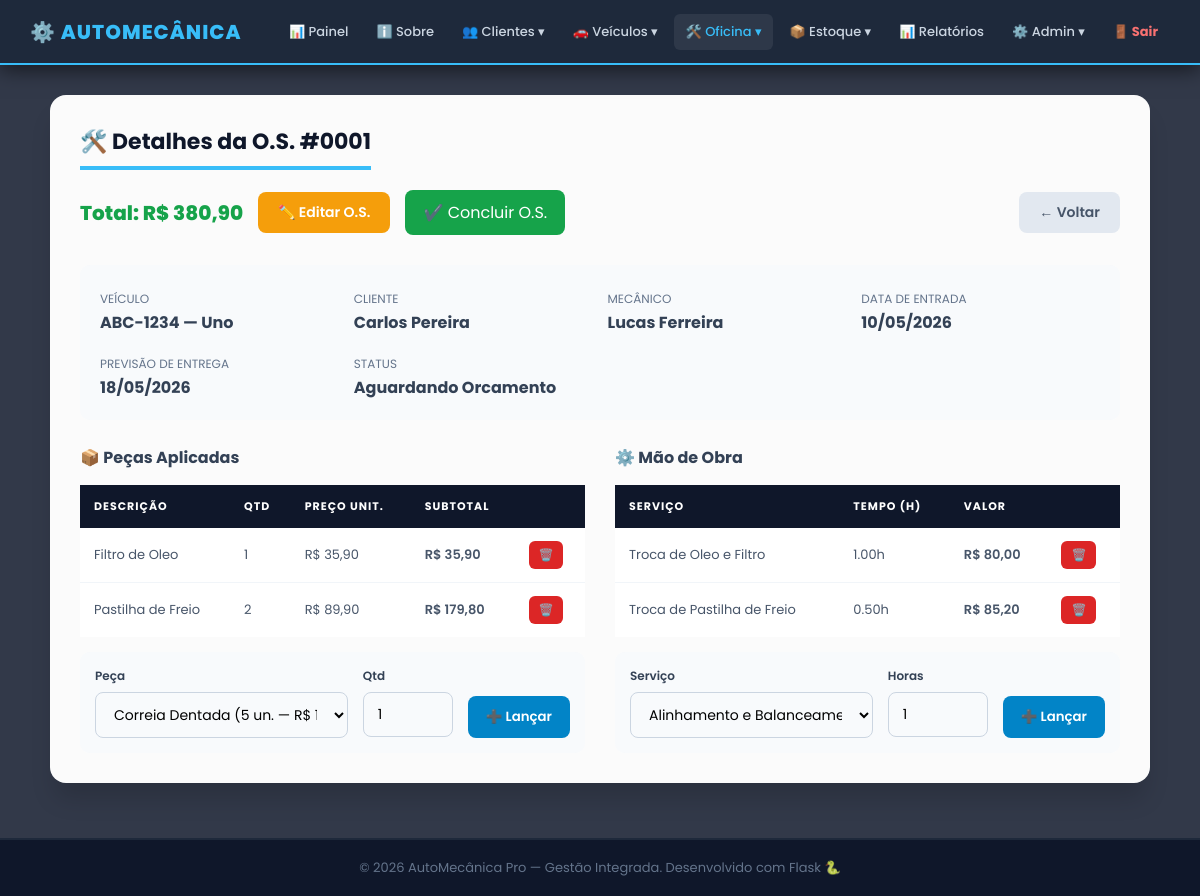
Page /os/detalhes/1 (signed in) on the committed database.
### app.py (models this page shows)
class OrdemServico(db.Model):
    __tablename__ = 'ordem_servico'
    id_os         = db.Column(db.Integer, primary_key=True)
    data_entrada  = db.Column(db.Date, nullable=False)
    data_previsao = db.Column(db.Date)
    status        = db.Column(db.String(30), default='Aberta')
    valor_total   = db.Column(db.Numeric(10, 2), default=0.00)
    id_veiculo    = db.Column(db.Integer, db.ForeignKey('veiculo.id_veiculo',   ondelete='CASCADE'),  nullable=False)
    id_mecanico   = db.Column(db.Integer, db.ForeignKey('mecanico.id_mecanico', ondelete='RESTRICT'), nullable=False)
    pecas_os      = db.relationship('OsPeca',    backref='ordem', lazy=True, cascade='all, delete-orphan')
    servicos_os   = db.relationship('OsServico', backref='ordem', lazy=True, cascade='all, delete-orphan')

class Veiculo(db.Model):
    __tablename__ = 'veiculo'
    id_veiculo = db.Column(db.Integer, primary_key=True)
    placa      = db.Column(db.String(10),  unique=True, nullable=False)
    marca      = db.Column(db.String(50))
    modelo     = db.Column(db.String(50))
    ano        = db.Column(db.Integer)
    id_cliente = db.Column(db.Integer, db.ForeignKey('cliente.id_cliente', ondelete='CASCADE'), nullable=False)
    ordens     = db.relationship('OrdemServico', backref='veiculo', lazy=True, cascade='all, delete-orphan')

class Cliente(db.Model):
    __tablename__ = 'cliente'
    id_cliente = db.Column(db.Integer, primary_key=True)
    nome       = db.Column(db.String(100), nullable=False)
    cpf        = db.Column(db.String(15),  unique=True, nullable=False)
    telefone   = db.Column(db.String(20))
    veiculos   = db.relationship('Veiculo', backref='cliente', lazy=True, cascade='all, delete-orphan')

class Mecanico(db.Model):
    __tablename__ = 'mecanico'
    id_mecanico   = db.Column(db.Integer, primary_key=True)
    nome          = db.Column(db.String(100), nullable=False)
    especialidade = db.Column(db.String(50))
    ordens        = db.relationship('OrdemServico', backref='mecanico', lazy=True)

class OsPeca(db.Model):
    __tablename__ = 'os_peca'
    id_os          = db.Column(db.Integer, db.ForeignKey('ordem_servico.id_os', ondelete='CASCADE'),  primary_key=True)
    id_peca        = db.Column(db.Integer, db.ForeignKey('peca.id_peca',        ondelete='RESTRICT'), primary_key=True)
    quantidade     = db.Column(db.Integer, nullable=False)
    preco_unitario = db.Column(db.Numeric(10, 2), nullable=False)
    peca           = db.relationship('Peca')

class Peca(db.Model):
    __tablename__ = 'peca'
    id_peca            = db.Column(db.Integer, primary_key=True)
    descricao          = db.Column(db.String(150), nullable=False)
    preco_base         = db.Column(db.Numeric(10, 2), nullable=False)
    quantidade_estoque = db.Column(db.Integer, default=0)

class OsServico(db.Model):
    __tablename__ = 'os_servico'
    id_os         = db.Column(db.Integer, db.ForeignKey('ordem_servico.id_os',   ondelete='CASCADE'),  primary_key=True)
    id_servico    = db.Column(db.Integer, db.ForeignKey('servico.id_servico',    ondelete='RESTRICT'), primary_key=True)
    horas_gastas  = db.Column(db.Numeric(5, 2), nullable=False)
    valor_cobrado = db.Column(db.Numeric(10, 2), nullable=False)
    servico       = db.relationship('Servico')

class Servico(db.Model):
    __tablename__ = 'servico'
    id_servico = db.Column(db.Integer, primary_key=True)
    descricao  = db.Column(db.String(150), nullable=False)
    valor_hora = db.Column(db.Numeric(10, 2), nullable=False)

### app.py (the view)
@app.route('/os/detalhes/<int:id>')
@login_required
def os_detalhes(id):
    os_ = OrdemServico.query.get_or_404(id)
    pecas_disponiveis = Peca.query.filter(Peca.quantidade_estoque > 0).order_by(Peca.descricao).all()
    servicos_disponiveis = Servico.query.order_by(Servico.descricao).all()
    return render_template('os/detalhes.html', controller='os', os=os_,
                           pecas_usadas=os_.pecas_os, servicos_feitos=os_.servicos_os,
                           pecas_disponiveis=pecas_disponiveis, servicos_disponiveis=servicos_disponiveis)

### app.py (called while the page is built)
def login_required(f):
    @wraps(f)
    def decorated(*args, **kwargs):
        if 'usuario_id' not in session:
            return redirect(url_for('login'))
        return f(*args, **kwargs)
    return decorated

def format_brl(value):
    try:
        return f"R$ {float(value):,.2f}".replace(',', 'X').replace('.', ',').replace('X', '.')
    except:
        return 'R$ 0,00'

def get_csrf_token():
    if '_csrf_token' not in session:
        session['_csrf_token'] = secrets.token_hex(32)
    return session['_csrf_token']

@app.before_request
def csrf_protect():
    if request.method == 'POST':
        token_sessao = session.get('_csrf_token')
        token_form   = request.form.get('csrf_token')
        if not token_sessao or not token_form or not hmac.compare_digest(token_sessao, token_form):
            abort(400, description='Token CSRF invalido ou ausente. Recarregue a pagina e tente novamente.')

### templates/os/detalhes.html (shortened to what this page needs)
{% extends 'base.html' %}
{% block content %}
<div class="cartao" style="max-width:1100px;">
    <h3>🛠️ Detalhes da O.S. #{{ '%04d' % os.id_os }}</h3>
    <div style="display:flex;align-items:center;gap:15px;margin-bottom:30px;flex-wrap:wrap;">
        <span style="font-size:20px;font-weight:800;color:#16a34a;">Total: {{ format_brl(os.valor_total) }}</span>
        {% if os.status != 'Concluida' %}
        <a href="{{ url_for('os_editar', id=os.id_os) }}"
           style="background-color:#f59e0b;color:white;padding:10px 20px;border-radius:8px;font-size:14px;text-decoration:none;font-weight:600;display:inline-block;">
           ✏️ Editar O.S.
        </a>
        <a href="{{ url_for('os_concluir', id=os.id_os) }}" class="btn-success"
           onclick="return confirm('Deseja encerrar esta O.S.? Esta ação não pode ser desfeita.')">
           ✔️ Concluir O.S.
        </a>
        {% else %}
        <span style="background:#e2e8f0;color:#475569;padding:10px 20px;border-radius:8px;font-weight:bold;">🔒 O.S. CONCLUÍDA E BLOQUEADA</span>
        {% endif %}
        <a href="{{ url_for('os_consultar') }}" style="margin-left:auto;background:#e2e8f0;color:#475569;padding:10px 20px;border-radius:8px;text-decoration:none;font-size:14px;font-weight:600;">← Voltar</a>
    </div>
    <div style="background:#f8fafc;border-radius:10px;padding:20px;margin-bottom:25px;display:grid;grid-template-columns:repeat(auto-fit,minmax(200px,1fr));gap:15px;">
        <div><span style="font-size:12px;color:#64748b;text-transform:uppercase;">Veículo</span><br><b>{{ os.veiculo.placa }} — {{ os.veiculo.modelo }}</b></div>
        <div><span style="font-size:12px;color:#64748b;text-transform:uppercase;">Cliente</span><br><b>{{ os.veiculo.cliente.nome }}</b></div>
        <div><span style="font-size:12px;color:#64748b;text-transform:uppercase;">Mecânico</span><br><b>{{ os.mecanico.nome }}</b></div>
        <div><span style="font-size:12px;color:#64748b;text-transform:uppercase;">Data de Entrada</span><br><b>{{ os.data_entrada.strftime('%d/%m/%Y') if os.data_entrada else '-' }}</b></div>
        <div><span style="font-size:12px;color:#64748b;text-transform:uppercase;">Previsão de Entrega</span><br><b>{{ os.data_previsao.strftime('%d/%m/%Y') if os.data_previsao else '-' }}</b></div>
        <div><span style="font-size:12px;color:#64748b;text-transform:uppercase;">Status</span><br><b>{{ os.status }}</b></div>
    </div>
    <div style="display:grid;grid-template-columns:1fr 1fr;gap:30px;">
        <div>
            <h4 style="color:#334155;margin-bottom:15px;">📦 Peças Aplicadas</h4>
            <table>
                <thead><tr><th>Descrição</th><th>Qtd</th><th>Preço Unit.</th><th>Subtotal</th>{% if os.status != 'Concluida' %}<th></th>{% endif %}</tr></thead>
                <tbody>
                    {% if pecas_usadas %}
                        {% for op in pecas_usadas %}
                        <tr>
                            <td>{{ op.peca.descricao }}</td>
                            <td>{{ op.quantidade }}</td>
                            <td>{{ format_brl(op.preco_unitario) }}</td>
                            <td style="font-weight:600;">{{ format_brl(op.preco_unitario|float * op.quantidade) }}</td>
                            {% if os.status != 'Concluida' %}
                            <td><a href="{{ url_for('os_remover_peca', id=os.id_os, id_peca=op.id_peca) }}" class="btn-ex" onclick="return confirm('Remover esta peça da O.S.? O estoque será devolvido.')">🗑️</a></td>
                            {% endif %}
                        </tr>
                        {% endfor %}
                    {% else %}
                        <tr><td colspan="5" style="text-align:center;color:#94a3b8;">Nenhuma peça lançada.</td></tr>
                    {% endif %}
                </tbody>
            </table>
            {% if os.status != 'Concluida' %}
            <form method="POST" action="{{ url_for('os_adicionar_peca', id=os.id_os) }}" style="margin-top:15px;background:#f8fafc;padding:15px;border-radius:10px;">
                <div class="flex-row">
                    <div class="grupo-input flex-1" style="margin-bottom:0;">
                        <label style="font-size:12px;">Peça</label>
                        <select name="id_peca" class="input-form" required>
                            {% for p in pecas_disponiveis %}
                            <option value="{{ p.id_peca }}">{{ p.descricao }} ({{ p.quantidade_estoque }} un. — {{ format_brl(p.preco_base) }})</option>
                            {% else %}
                            <option disabled>Sem peças em estoque</option>
                            {% endfor %}
                        </select>
                    </div>
                    <div class="grupo-input" style="margin-bottom:0;max-width:90px;">
                        <label style="font-size:12px;">Qtd</label>
                        <input type="number" name="quantidade" class="input-form" value="1" min="1" required>
                    </div>
                    <div style="align-self:flex-end;">
                        <button type="submit" class="btn btn-blue" style="padding:11px 18px;width:auto;">➕ Lançar</button>
                    </div>
                </div>
            </form>
            {% endif %}
        </div>
        <div>
            <h4 style="color:#334155;margin-bottom:15px;">⚙️ Mão de Obra</h4>
            <table>
                <thead><tr><th>Serviço</th><th>Tempo (h)</th><th>Valor</th>{% if os.status != 'Concluida' %}<th></th>{% endif %}</tr></thead>
                <tbody>
                    {% if servicos_feitos %}
                        {% for os_s in servicos_feitos %}
                        <tr>
                            <td>{{ os_s.servico.descricao }}</td>
                            <td>{{ '%.2f'|format(os_s.horas_gastas|float) }}h</td>
                            <td style="font-weight:600;">{{ format_brl(os_s.valor_cobrado) }}</td>
                            {% if os.status != 'Concluida' %}
                            <td><a href="{{ url_for('os_remover_servico', id=os.id_os, id_servico=os_s.id_servico) }}" class="btn-ex" onclick="return confirm('Remover este serviço da O.S.?')">🗑️</a></td>
                            {% endif %}
                        </tr>
                        {% endfor %}
                    {% else %}
                        <tr><td colspan="4" style="text-align:center;color:#94a3b8;">Nenhum serviço lançado.</td></tr>
                    {% endif %}
                </tbody>
            </table>
            {% if os.status != 'Concluida' %}
            <form method="POST" action="{{ url_for('os_adicionar_servico', id=os.id_os) }}" style="margin-top:15px;background:#f8fafc;padding:15px;border-radius:10px;">
                <div class="flex-row">
                    <div class="grupo-input flex-1" style="margin-bottom:0;">
                        <label style="font-size:12px;">Serviço</label>
                        <select name="id_servico" class="input-form" required>
                            {% for s in servicos_disponiveis %}
                            <option value="{{ s.id_servico }}">{{ s.descricao }} ({{ format_brl(s.valor_hora) }}/h)</option>
                            {% endfor %}
                        </select>
                    </div>
                    <div class="grupo-input" style="margin-bottom:0;max-width:100px;">
                        <label style="font-size:12px;">Horas</label>
                        <input type="number" name="horas_gastas" class="input-form" value="1" min="0.5" step="0.5" required>
                    </div>
                    <div style="align-self:flex-end;">
                        <button type="submit" class="btn btn-blue" style="padding:11px 18px;width:auto;">➕ Lançar</button>
                    </div>
                </div>
            </form>
            {% endif %}
        </div>
    </div>
</div>
{% endblock %}

### public/css/main.css (style rules this page uses)
* { margin:0; padding:0; box-sizing:border-box; font-family:'Poppins',sans-serif; }
body { display:flex; flex-direction:column; min-height:100vh; color:#334155; background: url('https://images.unsplash.com/photo-1619642751034-765dfdf7c58e?q=80&w=1920&auto=format&fit=crop') no-repeat center center fixed; background-size:cover; }
.cartao { background-color:rgba(255,255,255,0.98); width:100%; padding:30px; border-radius:16px; box-shadow:0 20px 25px -5px rgba(0,0,0,0.15); margin-bottom:25px; }
.cartao h3 { margin-bottom:20px; color:#0f172a; font-size:22px; border-bottom:4px solid #38bdf8; padding-bottom:8px; display:inline-block; }
.grupo-input { margin-bottom:18px; width:100%; }
label { display:block; font-weight:600; margin-bottom:7px; color:#334155; font-size:14px; }
.input-form, select.input-form { width:100%; padding:11px 14px; border:1px solid #cbd5e1; border-radius:8px; font-size:14px; outline:none; transition:0.3s; background-color:#f8fafc; font-family:'Poppins',sans-serif; }
select { width:100%; padding:11px 14px; border:1px solid #cbd5e1; border-radius:8px; font-size:14px; background:#f8fafc; outline:none; font-family:'Poppins',sans-serif; }
.flex-row { display:flex; gap:15px; }
.flex-1 { flex:1; }
table { width:100%; border-collapse:collapse; background-color:white; min-width:500px; }
th { background-color:#0f172a; padding:13px 14px; text-align:left; color:white; font-size:11px; text-transform:uppercase; letter-spacing:1px; white-space:nowrap; }
td { padding:13px 14px; border-bottom:1px solid #f1f5f9; font-size:13px; color:#475569; }
tr:last-child td { border-bottom:none; }
.btn { display:inline-block; padding:11px 20px; border-radius:8px; text-decoration:none; font-weight:600; cursor:pointer; border:none; transition:0.3s; text-align:center; }
.btn-blue { background-color:#0284c7 !important; color:white !important; }
.btn-success { background-color:#16a34a !important; color:white !important; padding:10px 18px !important; border-radius:8px !important; text-decoration:none !important; display:inline-block !important; }
.btn-ed, .btn-ex, .btn-det, .btn-ok { display:inline-flex; align-items:center; gap:4px; padding:5px 10px; border-radius:6px; text-decoration:none; font-weight:700; font-size:12px; white-space:nowrap; cursor:pointer; border:none; transition:0.2s; }
.btn-ex { background:#dc2626; color:white; }

### rows in the picture
OrdemServico: id_os "0001", valor_total "R$ 380,90", data_entrada "10/05/2026", data_previsao "18/05/2026", status "Aguardando Orcamento"
Veiculo: veiculo.placa "ABC-1234", veiculo.modelo "Uno"
Cliente: veiculo.cliente.nome "Carlos Pereira"
Mecanico: mecanico.nome "Lucas Ferreira"
OsPeca: peca.descricao "Filtro de Oleo", quantidade "1", preco_unitario "R$ 35,90", format_brl(op.preco_unitario|float*op.quantidade) "R$ 35,90"
OsPeca: peca.descricao "Pastilha de Freio", quantidade "2", preco_unitario "R$ 89,90", format_brl(op.preco_unitario|float*op.quantidade) "R$ 179,80"
OsServico: servico.descricao "Troca de Oleo e Filtro", horas_gastas "1.00", valor_cobrado "R$ 80,00"
OsServico: servico.descricao "Troca de Pastilha de Freio", horas_gastas "0.50", valor_cobrado "R$ 85,20"

### other values in the picture
form field id_peca "Correia Dentada (5 un. — R$ 120,00)"
form field id_servico "Alinhamento e Balanceamento (R$ 120,00/h)"
